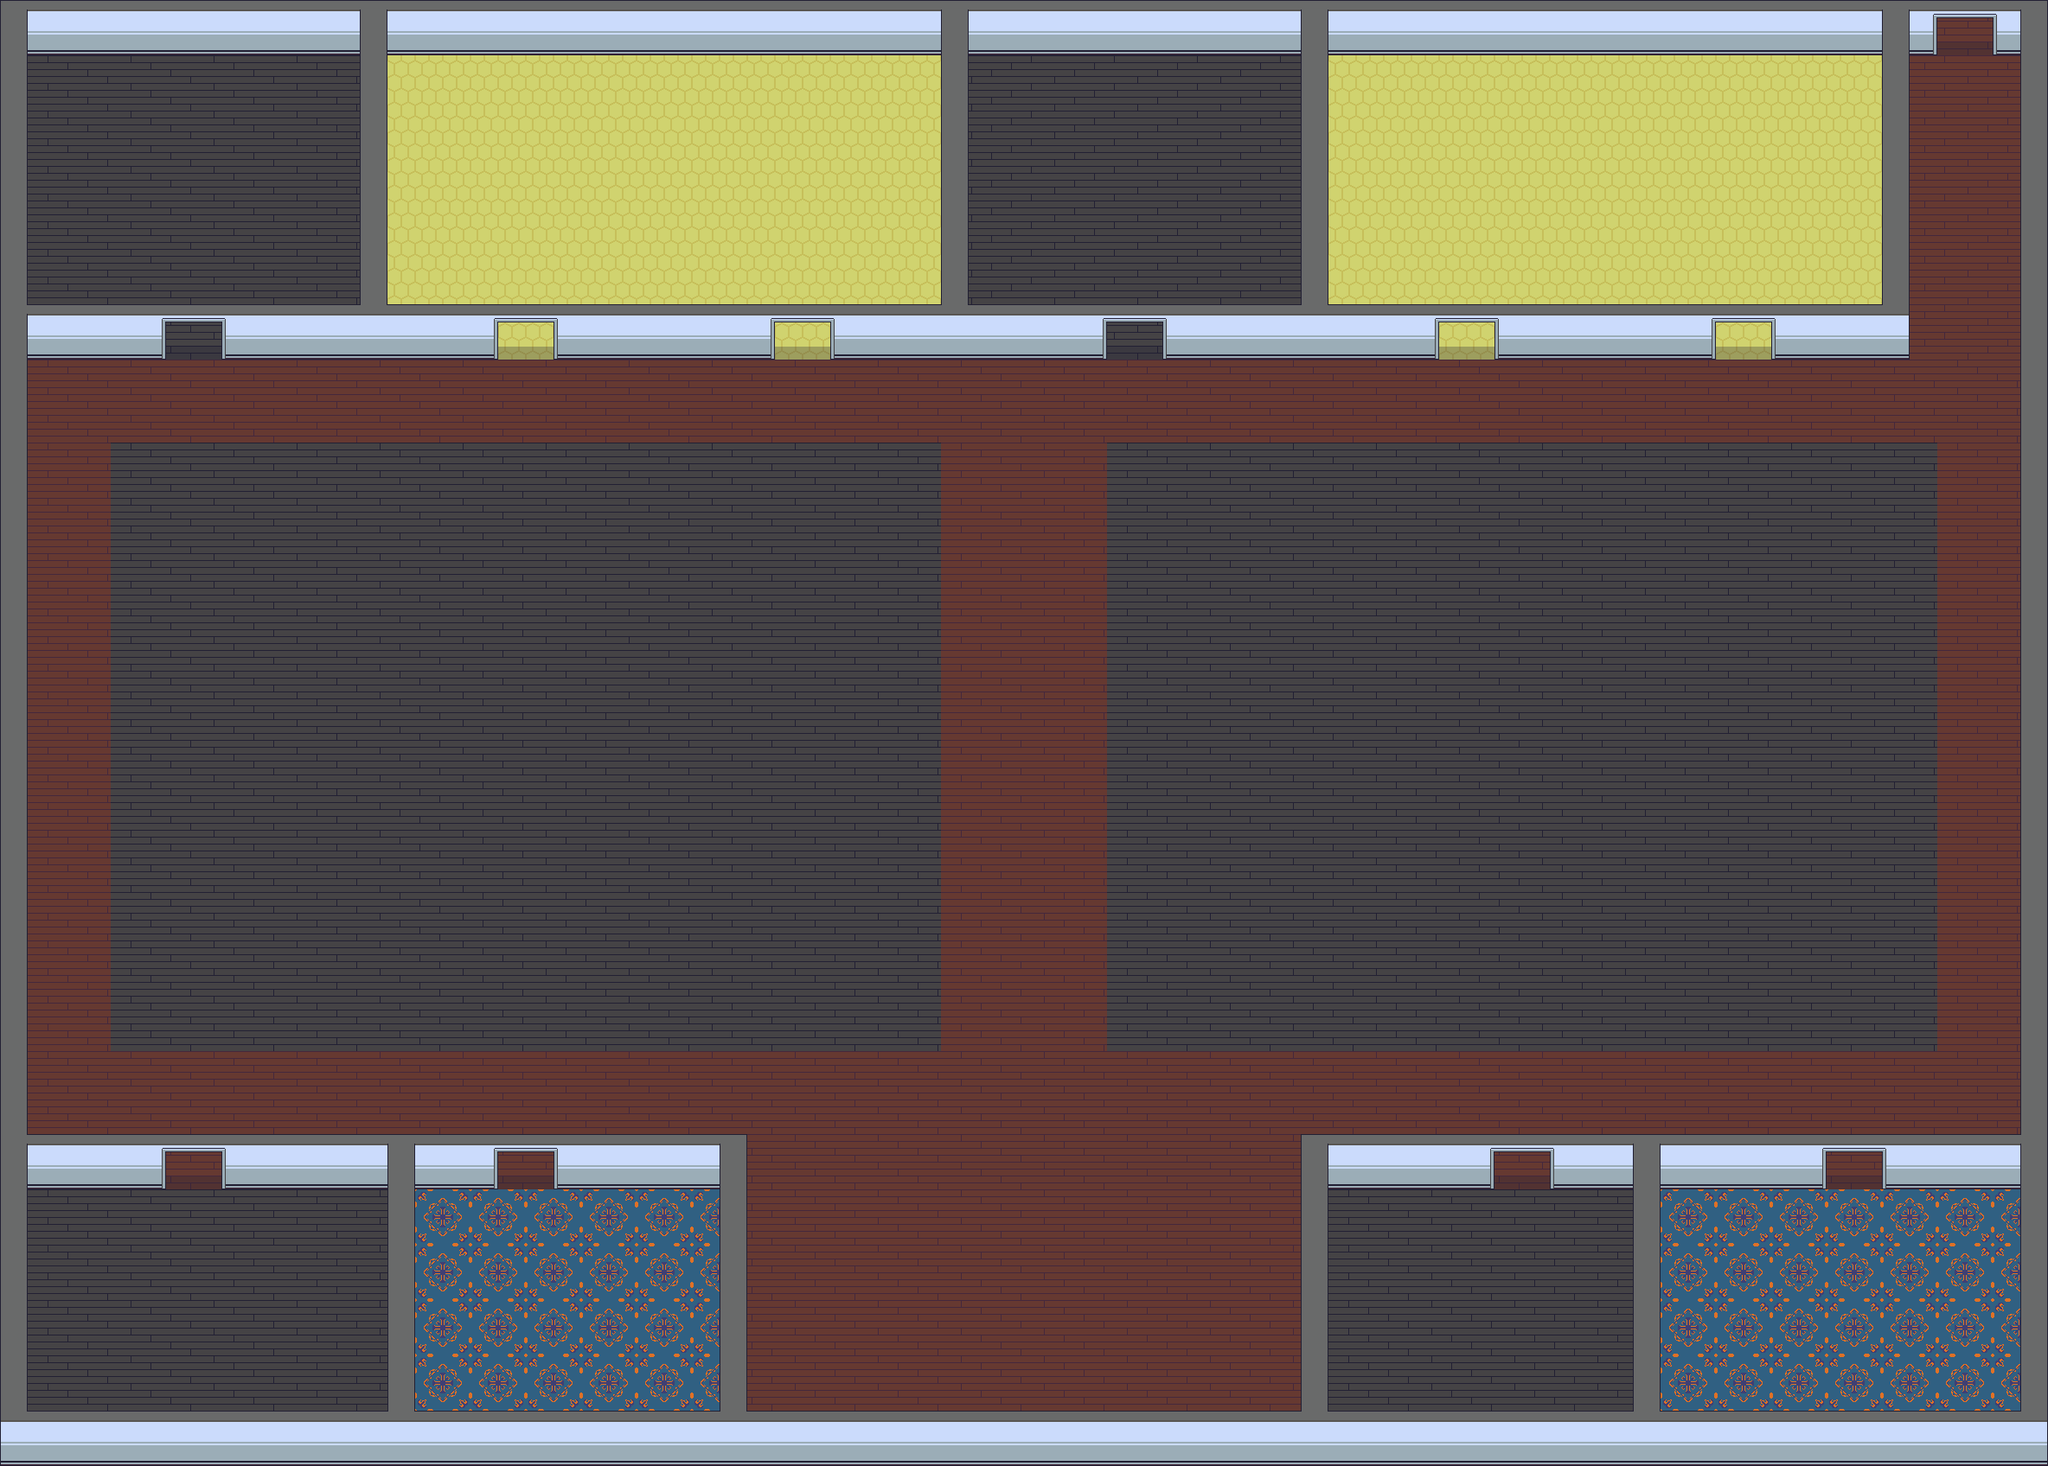

Rendered tile map (Tiled .tmx) drawn with the repository's tilesets; below, a short description and the map source with its tile grids summarised:
An orthogonal 74x53 tile map with 32x32 px tiles, 5 tile layers (floors, floors2, floors3, walls, ...), 1 hidden layer not drawn, 5 tilesets.

<map version="1.5" tiledversion="1.7.0" orientation="orthogonal" renderorder="right-down" width="74" height="53" tilewidth="32" tileheight="32" infinite="0" nextlayerid="8" nextobjectid="1">
 <tileset firstgid="1" source="../../../tilesets/gather_interior_walls_1.x.tsx" />
 <tileset firstgid="6051" source="../../../tilesets/gather_tables_2.x.tsx" />
 <tileset firstgid="15051" source="../../../tilesets/gather_shadows_1.x.tsx" />
 <tileset firstgid="15491" source="../../../tilesets/gather_floors_1.x.tsx" />
 <tileset firstgid="18691" source="../../../tilesets/gather_swatches_1.x.tsx" />
 <group id="6" name="bg">
  <layer id="1" name="floors" width="74" height="53">
   <data>[3922 cells, 3687 non-empty, 11 distinct tile ids]</data>
  </layer>
  <layer id="4" name="floors2" width="74" height="53">
   <data>[3922 cells, 0 non-empty, 0 distinct tile ids]</data>
  </layer>
  <layer id="5" name="floors3" width="74" height="53" opacity="0.56" tintcolor="#ffa200">
   <data>[3922 cells, 440 non-empty, 1 distinct tile ids]</data>
  </layer>
  <layer id="3" name="furn" width="74" height="53" visible="0">
   <data>[3922 cells, 792 non-empty, 5 distinct tile ids]</data>
  </layer>
  <layer id="2" name="walls" width="74" height="53">
   <data>[3922 cells, 660 non-empty, 34 distinct tile ids]</data>
  </layer>
 </group>
 <layer id="7" name="fg" width="74" height="53">
  <data>[3922 cells, 44 non-empty, 4 distinct tile ids]</data>
 </layer>
</map>
